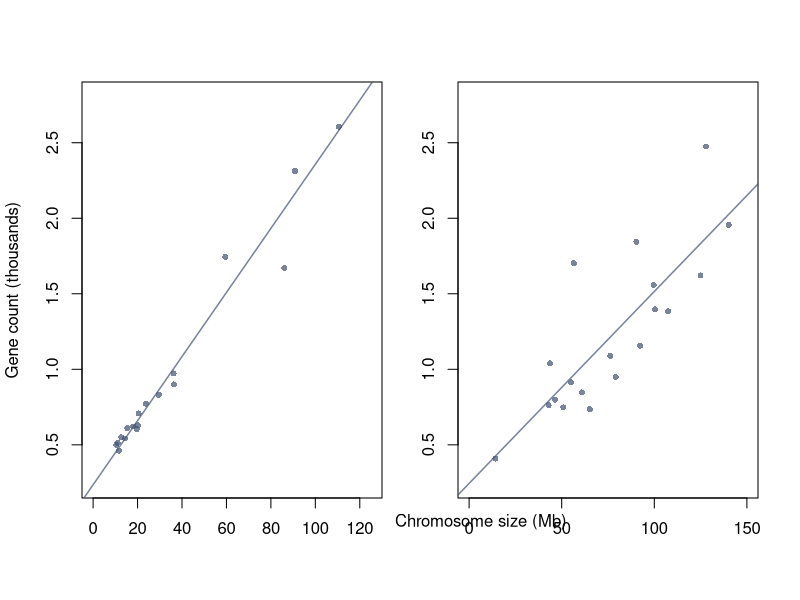

The R script that drew this image:



# rsq scatter
dat <- read.csv("../results/parsed.csv")
dat <- dat[dat$thrs == 0.8, ]
dat <- dat[dat$clade %in% c("Mammalia", "Sauria", "Actinopterygii"), ]
dat <- dat[!is.na(dat$chromnum.1n), ]
dat$genecount <- dat$genecount / 1000
horse <- dat[dat$species == "Gallus gallus", ]
meerkat <- dat[dat$species == "Podarcis muralis", ]
par(mfrow = c(1, 2))
par(mar = c(5.1, 4.1, 4.1, 0.9))
color <- adjustcolor("#405070", alpha.f = 0.7)
plot(horse$size.Mb, 
     horse$genecount, 
     pch = 16, 
     cex = 0.8, 
     col = color, 
     ylim = c(0.25, 2.8), 
     xlim = c(0, 125), 
     xlab = NA, 
     ylab = "Gene count (thousands)")
abline(glm(genecount ~ size.Mb, data = horse), lwd = 1.5, col = color)
par(mar = c(5.1, 2.9, 4.1, 2.1))
color <- adjustcolor("#405070", alpha.f = 0.7)
plot(meerkat$size.Mb, 
     meerkat$genecount, 
     pch = 16, 
     cex = 0.8, 
     col = color, 
     ylim = c(0.25, 2.8), 
     xlim = c(0, 150), 
     xlab = NA, 
     ylab = NA)
abline(glm(genecount ~ size.Mb, data = meerkat), lwd = 1.5, col = color)

text(-40, -0.01, "Chromosome size (Mb)", xpd = NA, adj = 0)
par(mfrow = c(1, 1))
par(mar = c(5.1, 4.1, 4.1, 2.1))
